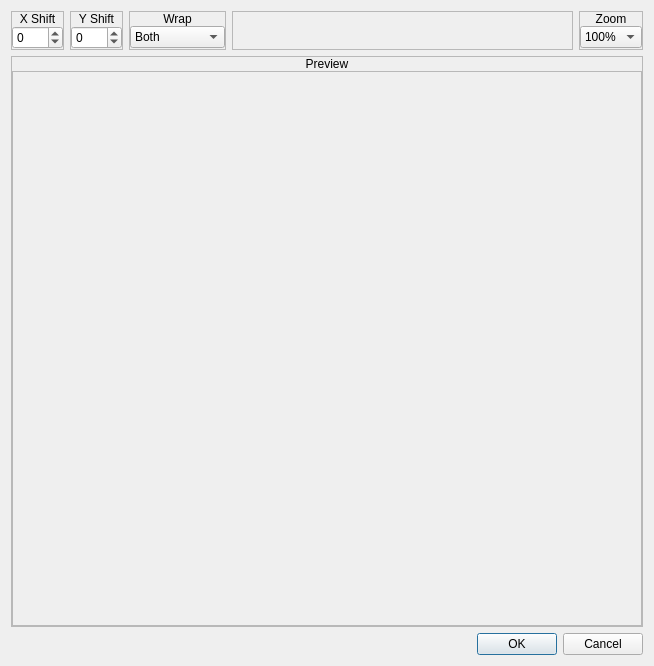
<?xml version="1.0" encoding="UTF-8"?>
<ui version="4.0">
 <class>ShiftMap</class>
 <widget class="QDialog" name="ShiftMap">
  <property name="geometry">
   <rect>
    <x>0</x>
    <y>0</y>
    <width>654</width>
    <height>666</height>
   </rect>
  </property>
  <property name="windowTitle">
   <string>Shift Map</string>
  </property>
  <property name="styleSheet">
   <string notr="true">.QFrame
{
	border: 1px solid palette(text);
}

.QFrame&gt;QLabel
{
	background-color: palette(text);
	color: palette(window);
}</string>
  </property>
  <layout class="QGridLayout" name="gridLayout">
   <item row="0" column="0">
    <widget class="QFrame" name="frame">
     <property name="sizePolicy">
      <sizepolicy hsizetype="Fixed" vsizetype="Preferred">
       <horstretch>0</horstretch>
       <verstretch>0</verstretch>
      </sizepolicy>
     </property>
     <property name="frameShape">
      <enum>QFrame::StyledPanel</enum>
     </property>
     <property name="frameShadow">
      <enum>QFrame::Raised</enum>
     </property>
     <layout class="QVBoxLayout" name="verticalLayout">
      <property name="spacing">
       <number>0</number>
      </property>
      <property name="leftMargin">
       <number>0</number>
      </property>
      <property name="topMargin">
       <number>0</number>
      </property>
      <property name="rightMargin">
       <number>0</number>
      </property>
      <property name="bottomMargin">
       <number>0</number>
      </property>
      <item>
       <widget class="QLabel" name="label">
        <property name="sizePolicy">
         <sizepolicy hsizetype="Preferred" vsizetype="Fixed">
          <horstretch>0</horstretch>
          <verstretch>0</verstretch>
         </sizepolicy>
        </property>
        <property name="text">
         <string>X Shift</string>
        </property>
        <property name="alignment">
         <set>Qt::AlignCenter</set>
        </property>
       </widget>
      </item>
      <item>
       <widget class="QWidget" name="widget" native="true">
        <layout class="QHBoxLayout" name="horizontalLayout">
         <property name="spacing">
          <number>0</number>
         </property>
         <property name="leftMargin">
          <number>0</number>
         </property>
         <property name="topMargin">
          <number>0</number>
         </property>
         <property name="rightMargin">
          <number>0</number>
         </property>
         <property name="bottomMargin">
          <number>0</number>
         </property>
         <item>
          <widget class="QSpinBox" name="numXShift">
           <property name="minimum">
            <number>-128</number>
           </property>
           <property name="maximum">
            <number>128</number>
           </property>
           <property name="value">
            <number>0</number>
           </property>
          </widget>
         </item>
        </layout>
       </widget>
      </item>
     </layout>
    </widget>
   </item>
   <item row="0" column="2">
    <widget class="QFrame" name="frame_3">
     <property name="sizePolicy">
      <sizepolicy hsizetype="Fixed" vsizetype="Preferred">
       <horstretch>0</horstretch>
       <verstretch>0</verstretch>
      </sizepolicy>
     </property>
     <property name="frameShape">
      <enum>QFrame::StyledPanel</enum>
     </property>
     <property name="frameShadow">
      <enum>QFrame::Raised</enum>
     </property>
     <layout class="QVBoxLayout" name="verticalLayout_3">
      <property name="spacing">
       <number>0</number>
      </property>
      <property name="leftMargin">
       <number>0</number>
      </property>
      <property name="topMargin">
       <number>0</number>
      </property>
      <property name="rightMargin">
       <number>0</number>
      </property>
      <property name="bottomMargin">
       <number>0</number>
      </property>
      <item>
       <widget class="QLabel" name="label_3">
        <property name="sizePolicy">
         <sizepolicy hsizetype="Preferred" vsizetype="Fixed">
          <horstretch>0</horstretch>
          <verstretch>0</verstretch>
         </sizepolicy>
        </property>
        <property name="text">
         <string>Wrap</string>
        </property>
        <property name="alignment">
         <set>Qt::AlignCenter</set>
        </property>
       </widget>
      </item>
      <item>
       <widget class="QWidget" name="widget_3" native="true">
        <layout class="QHBoxLayout" name="horizontalLayout_3">
         <property name="spacing">
          <number>0</number>
         </property>
         <property name="leftMargin">
          <number>0</number>
         </property>
         <property name="topMargin">
          <number>0</number>
         </property>
         <property name="rightMargin">
          <number>0</number>
         </property>
         <property name="bottomMargin">
          <number>0</number>
         </property>
         <item>
          <widget class="QComboBox" name="optWrap">
           <property name="currentIndex">
            <number>3</number>
           </property>
           <item>
            <property name="text">
             <string>None</string>
            </property>
           </item>
           <item>
            <property name="text">
             <string>Horizontally</string>
            </property>
           </item>
           <item>
            <property name="text">
             <string>Vertically</string>
            </property>
           </item>
           <item>
            <property name="text">
             <string>Both</string>
            </property>
           </item>
          </widget>
         </item>
        </layout>
       </widget>
      </item>
     </layout>
    </widget>
   </item>
   <item row="0" column="1">
    <widget class="QFrame" name="frame_2">
     <property name="sizePolicy">
      <sizepolicy hsizetype="Fixed" vsizetype="Preferred">
       <horstretch>0</horstretch>
       <verstretch>0</verstretch>
      </sizepolicy>
     </property>
     <property name="frameShape">
      <enum>QFrame::StyledPanel</enum>
     </property>
     <property name="frameShadow">
      <enum>QFrame::Raised</enum>
     </property>
     <layout class="QVBoxLayout" name="verticalLayout_2">
      <property name="spacing">
       <number>0</number>
      </property>
      <property name="leftMargin">
       <number>0</number>
      </property>
      <property name="topMargin">
       <number>0</number>
      </property>
      <property name="rightMargin">
       <number>0</number>
      </property>
      <property name="bottomMargin">
       <number>0</number>
      </property>
      <item>
       <widget class="QLabel" name="label_2">
        <property name="sizePolicy">
         <sizepolicy hsizetype="Preferred" vsizetype="Fixed">
          <horstretch>0</horstretch>
          <verstretch>0</verstretch>
         </sizepolicy>
        </property>
        <property name="text">
         <string>Y Shift</string>
        </property>
        <property name="alignment">
         <set>Qt::AlignCenter</set>
        </property>
       </widget>
      </item>
      <item>
       <widget class="QWidget" name="widget_2" native="true">
        <layout class="QHBoxLayout" name="horizontalLayout_2">
         <property name="spacing">
          <number>0</number>
         </property>
         <property name="leftMargin">
          <number>0</number>
         </property>
         <property name="topMargin">
          <number>0</number>
         </property>
         <property name="rightMargin">
          <number>0</number>
         </property>
         <property name="bottomMargin">
          <number>0</number>
         </property>
         <item>
          <widget class="QSpinBox" name="numYShift">
           <property name="minimum">
            <number>-128</number>
           </property>
           <property name="maximum">
            <number>128</number>
           </property>
           <property name="value">
            <number>0</number>
           </property>
          </widget>
         </item>
        </layout>
       </widget>
      </item>
     </layout>
    </widget>
   </item>
   <item row="0" column="3">
    <widget class="QFrame" name="frame_4">
     <property name="frameShape">
      <enum>QFrame::StyledPanel</enum>
     </property>
     <property name="frameShadow">
      <enum>QFrame::Raised</enum>
     </property>
    </widget>
   </item>
   <item row="0" column="4">
    <widget class="QFrame" name="frame_5">
     <property name="sizePolicy">
      <sizepolicy hsizetype="Fixed" vsizetype="Preferred">
       <horstretch>0</horstretch>
       <verstretch>0</verstretch>
      </sizepolicy>
     </property>
     <property name="frameShape">
      <enum>QFrame::StyledPanel</enum>
     </property>
     <property name="frameShadow">
      <enum>QFrame::Raised</enum>
     </property>
     <layout class="QVBoxLayout" name="verticalLayout_4">
      <property name="spacing">
       <number>0</number>
      </property>
      <property name="leftMargin">
       <number>0</number>
      </property>
      <property name="topMargin">
       <number>0</number>
      </property>
      <property name="rightMargin">
       <number>0</number>
      </property>
      <property name="bottomMargin">
       <number>0</number>
      </property>
      <item>
       <widget class="QLabel" name="label_5">
        <property name="sizePolicy">
         <sizepolicy hsizetype="Preferred" vsizetype="Fixed">
          <horstretch>0</horstretch>
          <verstretch>0</verstretch>
         </sizepolicy>
        </property>
        <property name="text">
         <string>Zoom</string>
        </property>
        <property name="alignment">
         <set>Qt::AlignCenter</set>
        </property>
       </widget>
      </item>
      <item>
       <widget class="QWidget" name="widget_4" native="true">
        <layout class="QHBoxLayout" name="horizontalLayout_4">
         <property name="spacing">
          <number>0</number>
         </property>
         <property name="leftMargin">
          <number>0</number>
         </property>
         <property name="topMargin">
          <number>0</number>
         </property>
         <property name="rightMargin">
          <number>0</number>
         </property>
         <property name="bottomMargin">
          <number>0</number>
         </property>
         <item>
          <widget class="QComboBox" name="optZoom">
           <property name="currentIndex">
            <number>2</number>
           </property>
           <item>
            <property name="text">
             <string>25%</string>
            </property>
           </item>
           <item>
            <property name="text">
             <string>50%</string>
            </property>
           </item>
           <item>
            <property name="text">
             <string>100%</string>
            </property>
           </item>
           <item>
            <property name="text">
             <string>200%</string>
            </property>
           </item>
           <item>
            <property name="text">
             <string>400%</string>
            </property>
           </item>
          </widget>
         </item>
        </layout>
       </widget>
      </item>
     </layout>
    </widget>
   </item>
   <item row="1" column="0" colspan="5">
    <widget class="QFrame" name="frmMapView">
     <property name="frameShape">
      <enum>QFrame::StyledPanel</enum>
     </property>
     <property name="frameShadow">
      <enum>QFrame::Raised</enum>
     </property>
     <layout class="QVBoxLayout" name="verticalLayout_5">
      <property name="spacing">
       <number>0</number>
      </property>
      <property name="leftMargin">
       <number>0</number>
      </property>
      <property name="topMargin">
       <number>0</number>
      </property>
      <property name="rightMargin">
       <number>0</number>
      </property>
      <property name="bottomMargin">
       <number>0</number>
      </property>
      <item>
       <widget class="QLabel" name="label_4">
        <property name="sizePolicy">
         <sizepolicy hsizetype="Preferred" vsizetype="Fixed">
          <horstretch>0</horstretch>
          <verstretch>0</verstretch>
         </sizepolicy>
        </property>
        <property name="text">
         <string>Preview</string>
        </property>
        <property name="alignment">
         <set>Qt::AlignCenter</set>
        </property>
       </widget>
      </item>
      <item>
       <widget class="QWidget" name="widget_6" native="true">
        <layout class="QVBoxLayout" name="verticalLayout_6">
         <property name="spacing">
          <number>0</number>
         </property>
         <property name="leftMargin">
          <number>0</number>
         </property>
         <property name="topMargin">
          <number>0</number>
         </property>
         <property name="rightMargin">
          <number>0</number>
         </property>
         <property name="bottomMargin">
          <number>0</number>
         </property>
         <item>
          <widget class="QScrollArea" name="panMapArea">
           <property name="widgetResizable">
            <bool>true</bool>
           </property>
           <property name="alignment">
            <set>Qt::AlignCenter</set>
           </property>
           <widget class="QWidget" name="scrollAreaWidgetContents">
            <property name="geometry">
             <rect>
              <x>0</x>
              <y>0</y>
              <width>632</width>
              <height>546</height>
             </rect>
            </property>
            <layout class="QHBoxLayout" name="horizontalLayout_5">
             <property name="spacing">
              <number>0</number>
             </property>
             <property name="leftMargin">
              <number>0</number>
             </property>
             <property name="topMargin">
              <number>0</number>
             </property>
             <property name="rightMargin">
              <number>0</number>
             </property>
             <property name="bottomMargin">
              <number>0</number>
             </property>
             <item>
              <widget class="ImageView" name="imgMapView">
               <property name="minimumSize">
                <size>
                 <width>256</width>
                 <height>256</height>
                </size>
               </property>
               <property name="maximumSize">
                <size>
                 <width>256</width>
                 <height>256</height>
                </size>
               </property>
               <property name="styleSheet">
                <string notr="true">background-image: url(:/icons/bg.png);</string>
               </property>
               <property name="text">
                <string/>
               </property>
              </widget>
             </item>
            </layout>
           </widget>
          </widget>
         </item>
        </layout>
       </widget>
      </item>
     </layout>
    </widget>
   </item>
   <item row="2" column="2" colspan="3">
    <widget class="QDialogButtonBox" name="buttonBox">
     <property name="orientation">
      <enum>Qt::Horizontal</enum>
     </property>
     <property name="standardButtons">
      <set>QDialogButtonBox::Cancel|QDialogButtonBox::Ok</set>
     </property>
    </widget>
   </item>
  </layout>
 </widget>
 <customwidgets>
  <customwidget>
   <class>ImageView</class>
   <extends>QLabel</extends>
   <header>imageview.h</header>
  </customwidget>
 </customwidgets>
 <resources>
  <include location="icons.qrc"/>
 </resources>
 <connections>
  <connection>
   <sender>buttonBox</sender>
   <signal>accepted()</signal>
   <receiver>ShiftMap</receiver>
   <slot>accept()</slot>
   <hints>
    <hint type="sourcelabel">
     <x>248</x>
     <y>254</y>
    </hint>
    <hint type="destinationlabel">
     <x>157</x>
     <y>274</y>
    </hint>
   </hints>
  </connection>
  <connection>
   <sender>buttonBox</sender>
   <signal>rejected()</signal>
   <receiver>ShiftMap</receiver>
   <slot>reject()</slot>
   <hints>
    <hint type="sourcelabel">
     <x>316</x>
     <y>260</y>
    </hint>
    <hint type="destinationlabel">
     <x>286</x>
     <y>274</y>
    </hint>
   </hints>
  </connection>
 </connections>
</ui>
